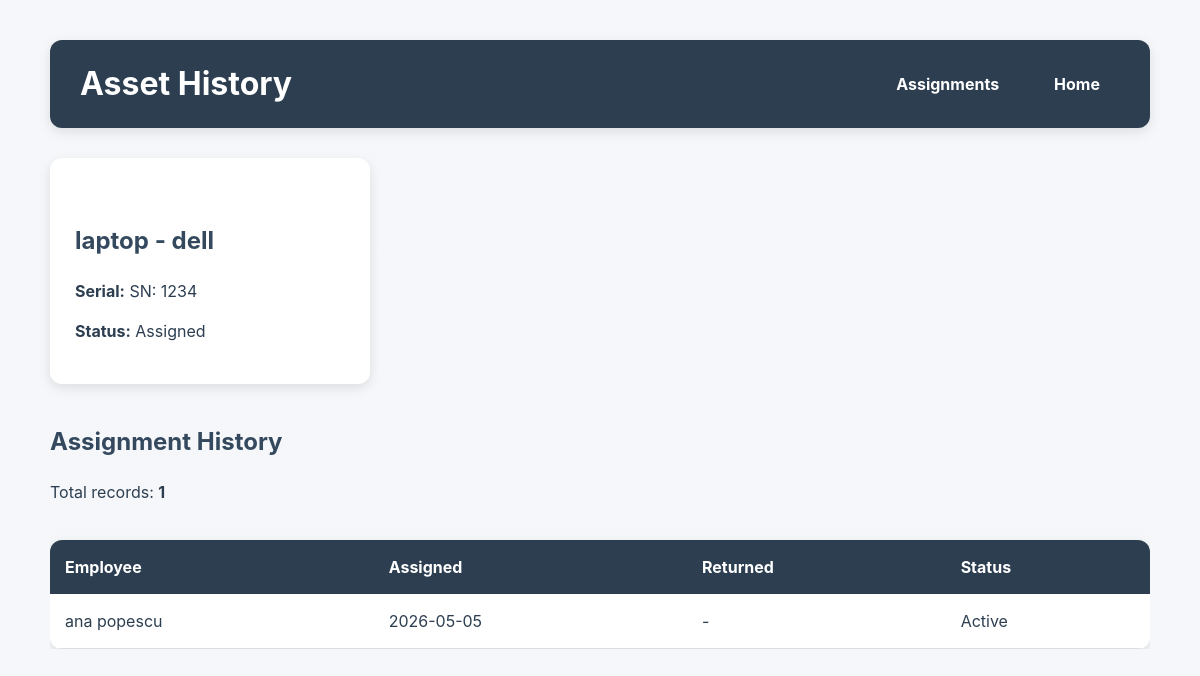
Before: /asset/1 with the older database file.
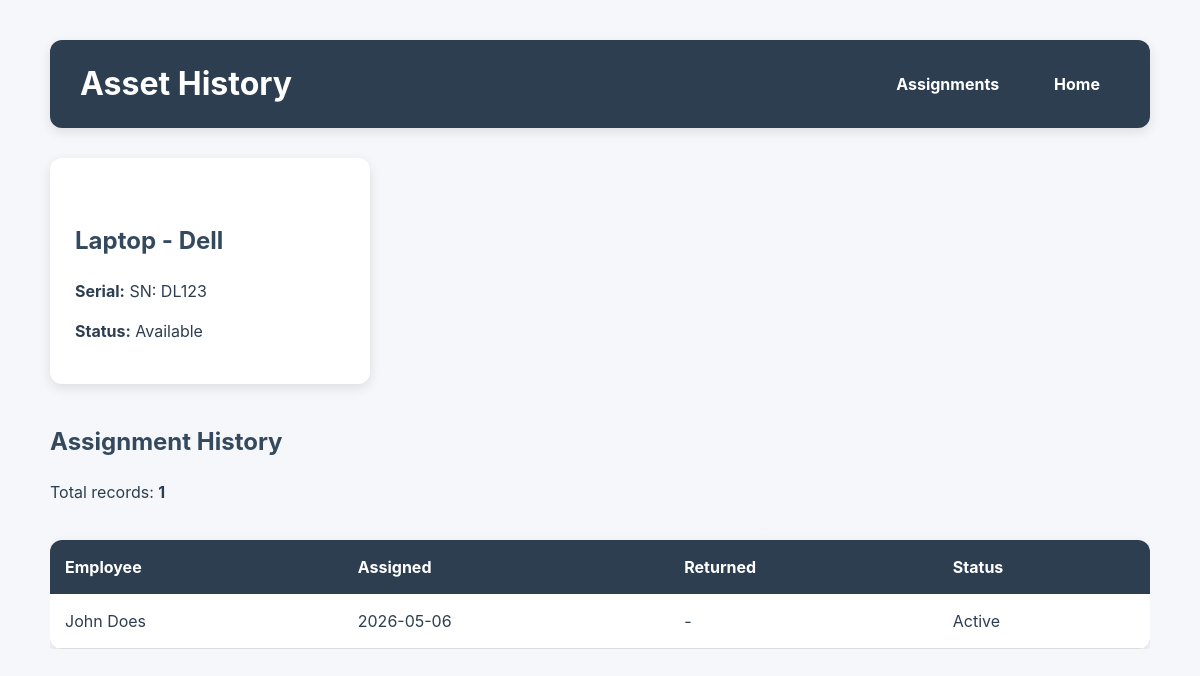
After: the same page with the newer database file.
### tables this page shows
CREATE TABLE assets (
        id INTEGER PRIMARY KEY AUTOINCREMENT,
        category TEXT,
        brand TEXT,
        serial_number TEXT UNIQUE,
        status TEXT NOT NULL DEFAULT 'Available',
        purchase_date TEXT
    );

CREATE TABLE assignments (
        id INTEGER PRIMARY KEY AUTOINCREMENT,
        asset_id INTEGER NOT NULL,
        employee_id INTEGER NOT NULL,
        assigned_date TEXT NOT NULL,
        returned_date TEXT,
        status TEXT NOT NULL DEFAULT 'Active',

        FOREIGN KEY (asset_id) REFERENCES assets(id),
        FOREIGN KEY (employee_id) REFERENCES employees(id)
    );

### routes/assignments.py (the view)
    @app.route("/asset/<int:asset_id>")
    def asset_history(asset_id: int) -> str:
        history = get_asset_history(asset_id)
        asset = get_asset_details(asset_id)
        return render_template(
            "assignments/history.html",
            history=history,
            asset=asset
        )

### models/asset.py (called while the page is built)
    def full_name(self) -> str:
        return f"{self.category} - {self.brand}"

    def serial(self) -> str:
        return f"SN: {self.serial_number}"

### models/employee.py (called while the page is built)
    def full_name(self) -> str:
        return f"{self.first_name} {self.last_name}"

### services/assignments.py (called while the page is built)
def get_asset_details(
    asset_id: int
) -> Asset | None:
    with sqlite3.connect(DB_PATH) as conn:
        conn.row_factory = sqlite3.Row
        cursor = conn.cursor()
        cursor.execute("""
            SELECT *
            FROM assets
            WHERE id = ?
        """, (asset_id,))
        row = cursor.fetchone()
    if row:
        return Asset(
            row["id"],
            row["category"],
            row["brand"],
            row["serial_number"],
            row["status"]
        )
    return None

### templates/assignments/history.html (shortened to what this page needs)
<!DOCTYPE html>
<html lang="en">
<head>
    <link rel="stylesheet"
          href="{{ url_for('static', filename='style.css') }}">
</head>
<body>
<div class="container">
    <div class="page-header">
        <h1>Asset History</h1>
        <div class="header-buttons">
            <a href="{{ url_for('list_assignments') }}"
               class="btn">
                Assignments
            </a>
            <a href="{{ url_for('home') }}"
               class="btn">
                Home
            </a>
        </div>
    </div>
    {% if asset %}
        <section class="asset-info">
            <h2>
                {{ asset.full_name() }}
            </h2>
            <p>
                <strong>Serial:</strong>
                {{ asset.serial() }}
            </p>
            <p>
                <strong>Status:</strong>
                {{ asset.status }}
            </p>
        </section>
        <section class="content-section">
            <h2>Assignment History</h2>
            <p>
                Total records:
                <strong>{{ history|length }}</strong>
            </p>
            {% if history %}
                <div class="table-wrapper">
                    <table>
                        <thead>
                            <tr>
                                <th>Employee</th>
                                <th>Assigned</th>
                                <th>Returned</th>
                                <th>Status</th>
                            </tr>
                        </thead>
                        <tbody>
                            {% for row in history %}
                            <tr>
                                <td>
                                    {{ row["employee"].full_name() }}
                                </td>
                                <td>
                                    {{ row["assigned_date"] }}
                                </td>
                                <td>
                                    {{ row["returned_date"] or "-" }}
                                </td>
                                <td>
                                    {{ row["status"] }}
                                </td>
                            </tr>
                            {% endfor %}
                        </tbody>
                    </table>
                </div>
            {% else %}
                <p>
                    No assignment history found.
                </p>
            {% endif %}
        </section>
    {% else %}
        <div class="flash-message flash-error">
            Asset not found.
        </div>
    {% endif %}
</div>
</body>
</html>

Changed rows visible on the page:
no longer on this page (row edited): assignments: employee.full_name "ana popescu", assigned_date "2026-05-05", row "-", status "Active"
changed assets: status "Assigned" → "Available"
now on this page (row edited): assignments: employee.full_name "John Does", assigned_date "2026-05-06", row "-", status "Active"
Other visible differences:
{{ asset.full_name() }}: "laptop - dell" → "Laptop - Dell"
{{ asset.serial() }}: "SN: 1234" → "SN: DL123"
